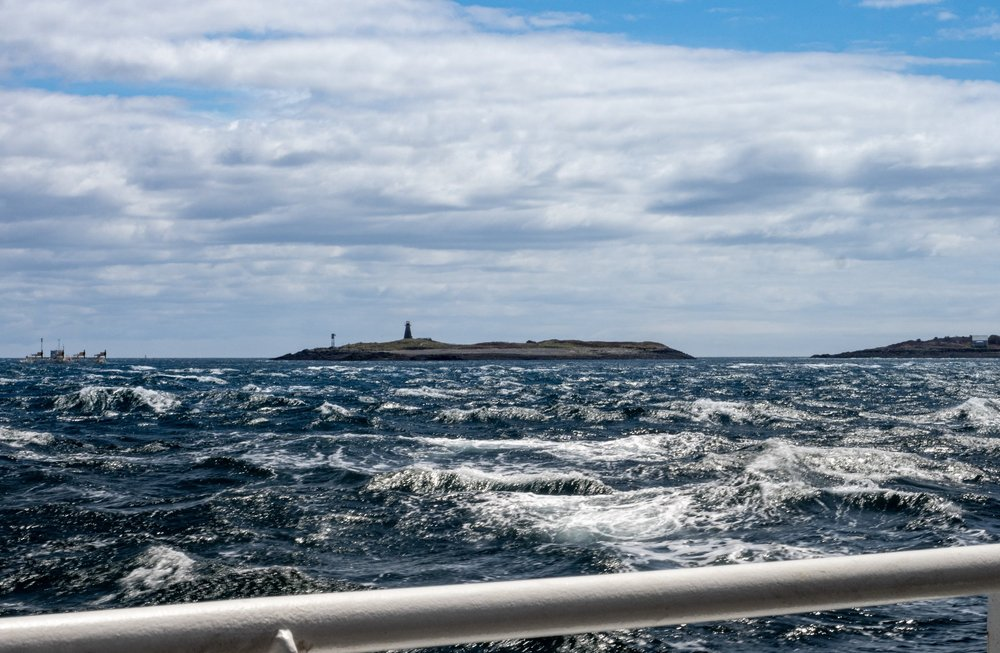
#> input picture video/a/fitted_photo_real.jpg, 1000 x 653 px; its folder holds 5 pictures in this run
$ python build_assets_js.py
#> lines starting #> are read from the running program, lines starting #| are printed output that depends on the picture
"""Pack the real stroke SVGs into assets.js (window.PAINTINGS) so the film can animate every stroke in paint order.

  python build_assets_js.py   -> assets.js   (stroke = [x0,y0,x1,y1,x2,y2,width] in 0..512 plus "rgb(...)")
"""
import json
import re
from pathlib import Path

A = Path(__file__).resolve().parent / "a"
P = re.compile(r'<path d="M([\d.-]+) ([\d.-]+) Q([\d.-]+) ([\d.-]+) ([\d.-]+) ([\d.-]+)" stroke="(rgb\([^)]*\))" stroke-width="([\d.]+)"')
out = {}
for f in sorted(A.glob("*.svg")):
    strokes = [[*map(float, m.group(1, 2, 3, 4, 5, 6)), float(m.group(8)), m.group(7)] for m in P.finditer(f.read_text())]
    out[f.stem] = strokes
    print(f.stem, len(strokes))
meta = json.load(open(A / "assets.json")) if (A / "assets.json").exists() else []
from PIL import Image  # 28x28 colour grid of the same real photo, for the "pixels" side of the opening shot

im = Image.open(A / "fitted_photo_real.jpg").convert("RGB")
#> im is the input picture: PIL image 1000x653 RGB; mean R, G, B 132.4, 147.6, 162.5
s_ = min(im.size)
#> s_ = 653
im = im.crop(((im.width - s_) // 2, (im.height - s_) // 2, (im.width - s_) // 2 + s_, (im.height - s_) // 2 + s_)).resize((28, 28), Image.BOX)
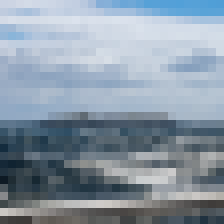
#> im: PIL image 28x28 RGB (shown 8 times larger); mean R, G, B 137.1, 151.6, 165.5
pixels = ["#%02x%02x%02x" % im.getpixel((x, y)) for y in range(28) for x in range(28)]
#> pixels = 784 items, first 6: '#cbd3e3', '#ccd4e3', '#d1d8e5', '#d3dbe7', '#d0d8e6', '#ced8e6'
(Path(__file__).resolve().parent / "assets.js").write_text("window.PAINTINGS = " + json.dumps(out) + ";\nwindow.ASSET_META = " + json.dumps(meta) + ";\nwindow.PIXELS = " + json.dumps(pixels) + ";\n")
print("assets.js written")
